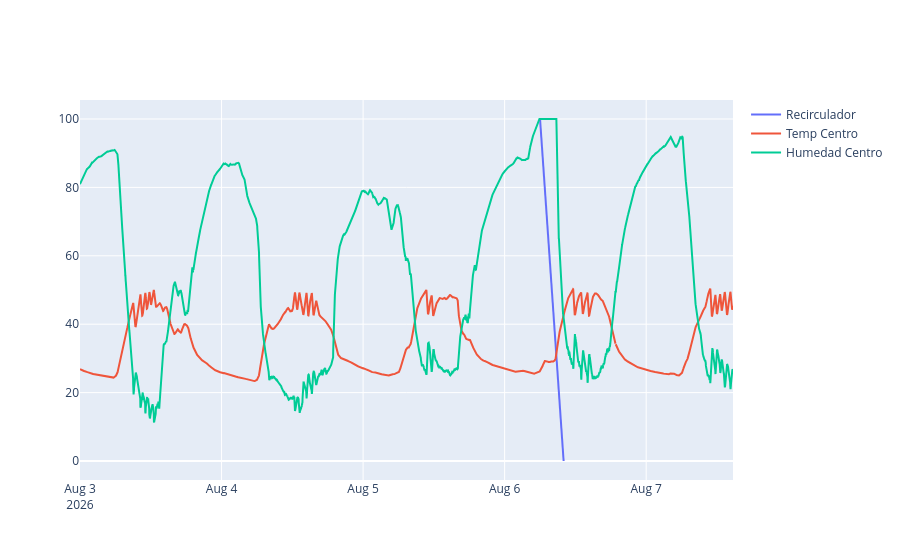
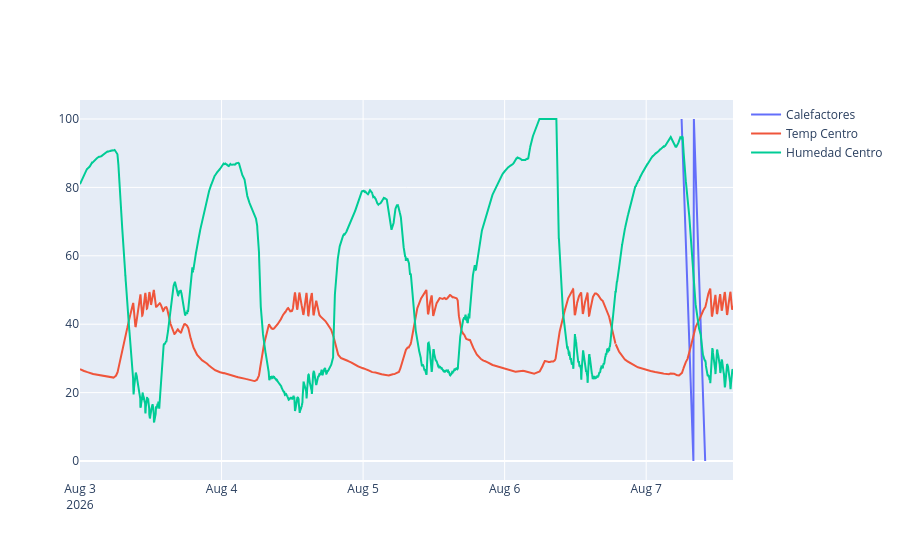
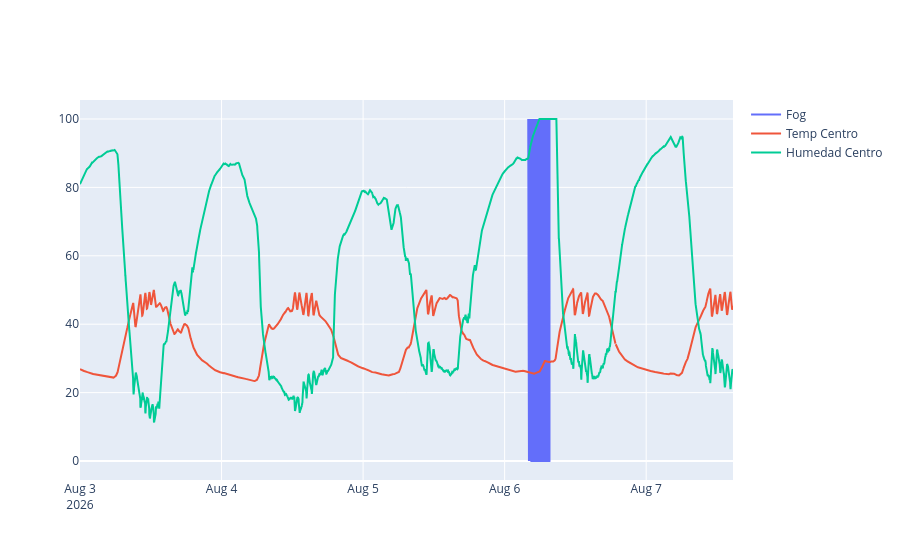
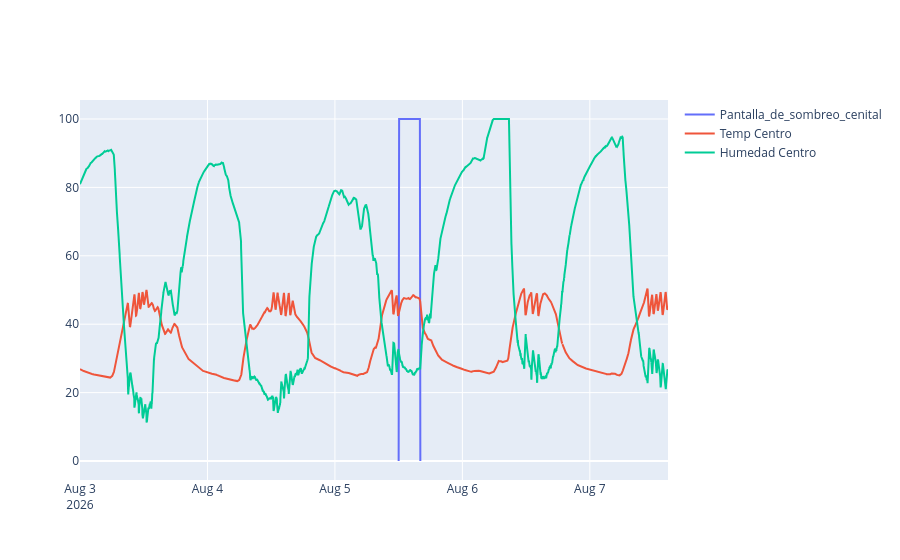

Notebook code cell kept with these figures, in order:
### Code cell
for device in devicesVariables:
    print(f'Plotting {device} data...')
    try:
        device_data = pd.read_csv(f'climate devices experiments data/{device}_0.csv')
    except EmptyDataError as e:
      print(f"No data for device {device}: {e}")
      continue

    device_data['_time'] = pd.to_datetime(device_data['_time'], format='mixed', utc=True)
    # remove the timezone information from the _time column
    device_data['_time'] = device_data['_time'].dt.tz_localize(None)
    device_data['_time'] = device_data['_time'].dt.strftime('%Y-%m-%d %H:%M:%S')
    device_data['_time'] = pd.to_datetime(device_data['_time'])
    device_data['_value'] = device_data['_value'].clip(lower=0)  # set negative values to 0

    if device_data['_value'].max() == 1:
        device_data['_value'] = device_data['_value'] * 100  # convert to percentage

    # drop duplicated rows based on the _time column
    device_data = device_data.drop_duplicates(subset=['_time'])

    fig = go.Figure()
    fig.add_trace(go.Scatter(x=device_data['_time'], y=device_data['_value'], mode='lines', name=device))
    
    fig.add_trace(go.Scatter(x=temp_centro['_time'], y=temp_centro['_value'], mode='lines', name='Temp Centro'))
    fig.add_trace(go.Scatter(x=humedad_centro['_time'], y=humedad_centro['_value'], mode='lines', name='Humedad Centro'))
    fig.show()

### Figure 1 — Plotly figure (JSON) as saved in the notebook; plotly's stock layout.template omitted (floating-point values rounded to 4 significant figures; data arrays with more than 128 entries replaced by an {"elided": "..."} marker saying what was removed)
{"data": [{"mode": "lines", "name": "Recirculador", "type": "scatter", "x": ["2026-08-06T06:00:00", "2026-08-06T10:00:00"], "y": [100, 0]}, {"mode": "lines", "name": "Temp Centro", "type": "scatter", "x": {"elided": "6644 str values"}, "y": {"elided": "6644 float values"}}, {"mode": "lines", "name": "Humedad Centro", "type": "scatter", "x": {"elided": "6644 str values"}, "y": {"elided": "6644 float values"}}], "layout": {}}

### Figure 2 — Plotly figure (JSON) as saved in the notebook; plotly's stock layout.template omitted (floating-point values rounded to 4 significant figures; data arrays with more than 128 entries replaced by an {"elided": "..."} marker saying what was removed)
{"data": [{"mode": "lines", "name": "Calefactores", "type": "scatter", "x": ["2026-08-07T06:00:00", "2026-08-07T08:00:00", "2026-08-07T08:00:02", "2026-08-07T08:05:00", "2026-08-07T10:00:00", "2026-08-07T10:00:01"], "y": [100, 0, 0, 100, 0, 0]}, {"mode": "lines", "name": "Temp Centro", "type": "scatter", "x": {"elided": "6644 str values"}, "y": {"elided": "6644 float values"}}, {"mode": "lines", "name": "Humedad Centro", "type": "scatter", "x": {"elided": "6644 str values"}, "y": {"elided": "6644 float values"}}], "layout": {}}

### Figure 3 — Plotly figure (JSON) as saved in the notebook; plotly's stock layout.template omitted (floating-point values rounded to 4 significant figures; data arrays with more than 128 entries replaced by an {"elided": "..."} marker saying what was removed)
{"data": [{"mode": "lines", "name": "Fog", "type": "scatter", "x": {"elided": "1045 str values"}, "y": {"elided": "1045 int values"}}, {"mode": "lines", "name": "Temp Centro", "type": "scatter", "x": {"elided": "6644 str values"}, "y": {"elided": "6644 float values"}}, {"mode": "lines", "name": "Humedad Centro", "type": "scatter", "x": {"elided": "6644 str values"}, "y": {"elided": "6644 float values"}}], "layout": {}}

### Figure 4 — Plotly figure (JSON) as saved in the notebook; plotly's stock layout.template omitted (floating-point values rounded to 4 significant figures; data arrays with more than 128 entries replaced by an {"elided": "..."} marker saying what was removed)
{"data": [{"mode": "lines", "name": "Pantalla_de_sombreo_cenital", "type": "scatter", "x": {"elided": "268 str values"}, "y": {"elided": "268 int values"}}, {"mode": "lines", "name": "Temp Centro", "type": "scatter", "x": {"elided": "6644 str values"}, "y": {"elided": "6644 float values"}}, {"mode": "lines", "name": "Humedad Centro", "type": "scatter", "x": {"elided": "6644 str values"}, "y": {"elided": "6644 float values"}}], "layout": {}}
